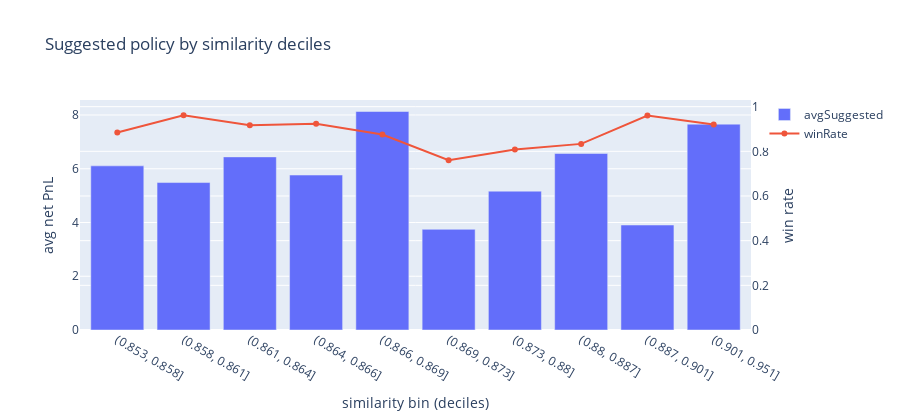

The cell this chart's notebook holds for it:
### Code cell
fig = go.Figure()
fig.add_trace(go.Bar(x=binned["sim_bin"].astype(str), y=binned["avgSuggested"], name="avgSuggested"))
fig.add_trace(go.Scatter(x=binned["sim_bin"].astype(str), y=binned["winSuggested"], name="winRate", yaxis="y2"))
fig.update_layout(
    title="Suggested policy by similarity deciles",
    xaxis_title="similarity bin (deciles)",
    yaxis=dict(title="avg net PnL"),
    yaxis2=dict(title="win rate", overlaying="y", side="right", rangemode="tozero"),
    height=420,
)
fig

### Figure 1 — Plotly figure (JSON) as saved in the notebook; plotly's stock layout.template omitted (floating-point values rounded to 4 significant figures)
{"data": [{"name": "avgSuggested", "type": "bar", "x": ["(0.853, 0.858]", "(0.858, 0.861]", "(0.861, 0.864]", "(0.864, 0.866]", "(0.866, 0.869]", "(0.869, 0.873]", "(0.873, 0.88]", "(0.88, 0.887]", "(0.887, 0.901]", "(0.901, 0.951]"], "y": [6.107, 5.486, 6.441, 5.765, 8.13, 3.746, 5.166, 6.568, 3.906, 7.66]}, {"name": "winRate", "type": "scatter", "x": ["(0.853, 0.858]", "(0.858, 0.861]", "(0.861, 0.864]", "(0.864, 0.866]", "(0.866, 0.869]", "(0.869, 0.873]", "(0.873, 0.88]", "(0.88, 0.887]", "(0.887, 0.901]", "(0.901, 0.951]"], "y": [0.8846, 0.9615, 0.9167, 0.9231, 0.875, 0.76, 0.8077, 0.8333, 0.96, 0.92], "yaxis": "y2"}], "layout": {"height": 420, "title": {"text": "Suggested policy by similarity deciles"}, "xaxis": {"title": {"text": "similarity bin (deciles)"}}, "yaxis": {"title": {"text": "avg net PnL"}}, "yaxis2": {"overlaying": "y", "rangemode": "tozero", "side": "right", "title": {"text": "win rate"}}}}
